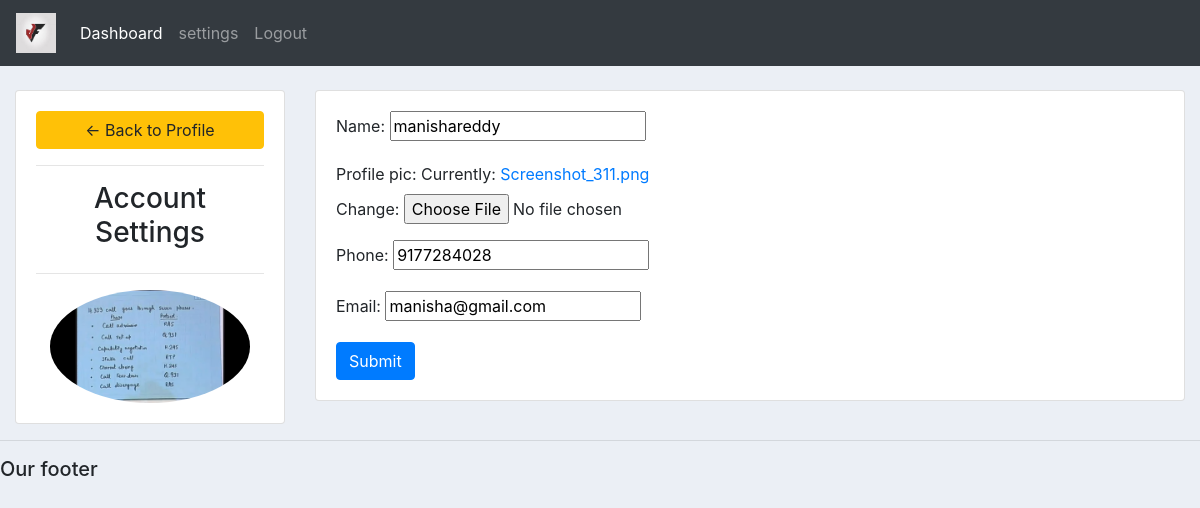
The app's page /settings (signed in) with its own data.
### accounts/models.py (models this page shows, shortened)
class Customer(models.Model):
    customer=models.OneToOneField(User,on_delete=models.CASCADE,null=True)
    name=models.CharField(max_length=200,null=True,blank=True)
    profile_pic=models.ImageField(default="")
    phone=models.CharField(max_length=200,null=True,blank=True)
    email=models.CharField(max_length=200,null=True,blank=True)
    date_created=models.DateTimeField(auto_now_add=True,null=True)

### accounts/decorators.py (the view)
        def wrapper(r,*args,**kwargs):
            group=None
            if r.user.groups.exists():
                group=r.user.groups.all()[0].name
            print(group)
            if group in allowed_roles:
                return func(r,*args,**kwargs)
            else:
                return HttpResponse("your not authorized to view this page")

### accounts/forms.py
class CustomerForm(forms.ModelForm):
    class Meta:
        model=Customer
        fields="__all__"
        exclude=["customer"]

### accounts/views.py (called while the page is built)
@login_required(login_url="login")
@allow(allowed_roles=['customer'])
def accountSettings(r):
    customer=r.user.customer
    form=CustomerForm(instance=customer)
    if r.method=="POST":
        form=CustomerForm(r.POST,r.FILES,instance=customer)
        if form.is_valid():
            form.save()
    return render(r,"accounts/account_settings.html",{'form':form})

### templates/accounts/account_settings.html (shortened to what this page needs)
{%  extends 'accounts/main.html' %}
{% load static %}
{% block content %}
<br>
<div class="row">
	<div class="col-md-3">
		<div class="card card-body">
			<a class="btn btn-warning" href="{% url 'home' %}"> &#8592; Back to Profile</a>
			<hr>
			<h3 style="text-align: center">Account Settings</h3>
			<hr>
			<img class="profile-pic" src="{{request.user.customer.profile_pic.url}}" >
		</div>
	</div>
	<div class="col-md-9">
		<div class="card card-body">
			<form method="POST" action="" enctype="multipart/form-data">
				{{form.as_p}}
			<input class="btn btn-primary" type="submit" name="Update Information">
			</form>
		</div>
	</div>
</div>
{% endblock %}

### static/css/main.css (style rules this page uses)
body { background-color: #ebeff5; }

### templates/accounts/account_settings.html (style rules this page uses)
.profile-pic { max-width: 200px; max-height:200px; margin: 0 auto; border-radius: 50%; }

### records on screen
Customer: name "manishareddy", phone "9177284028", email "manisha@gmail.com"
